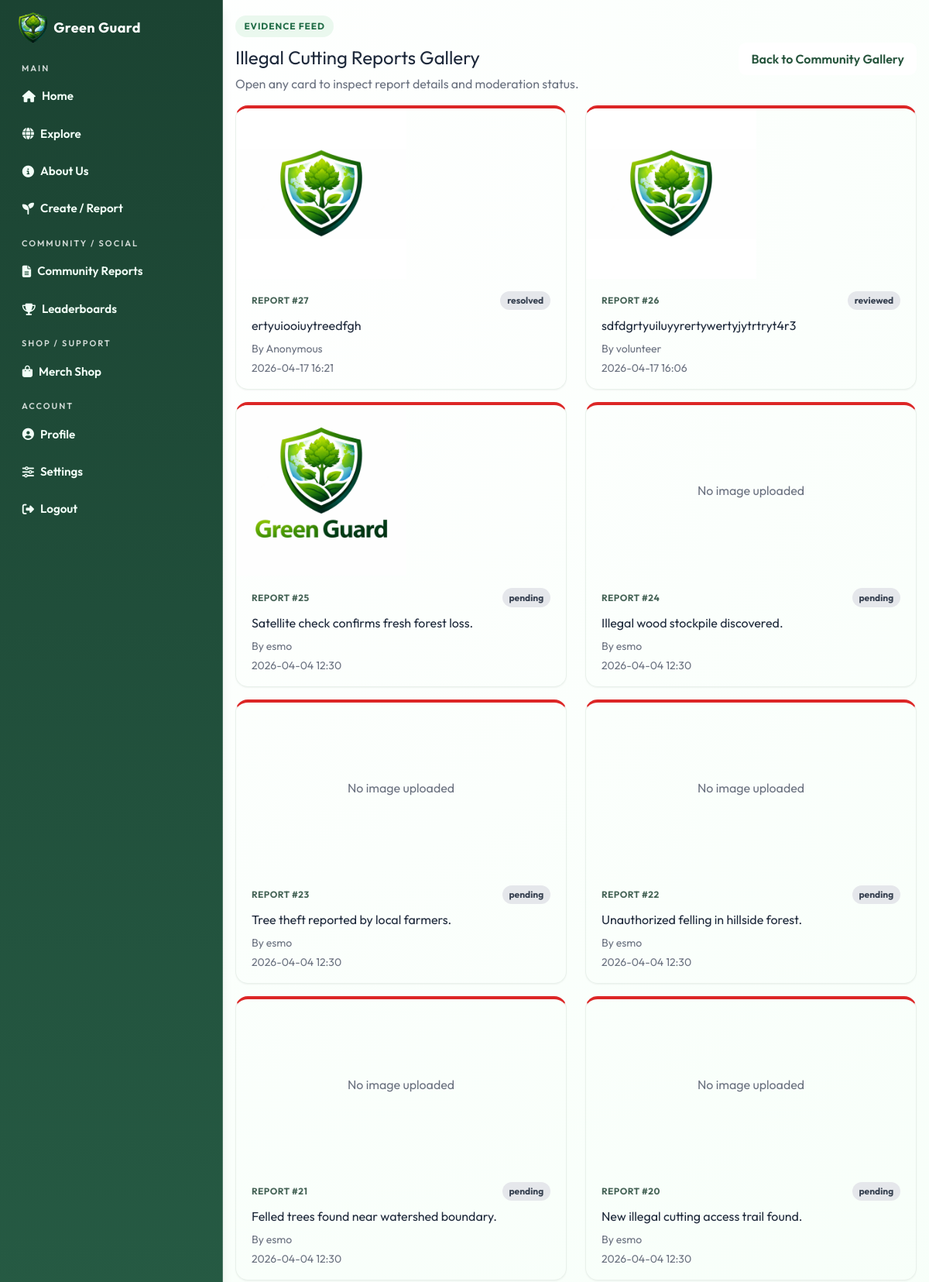
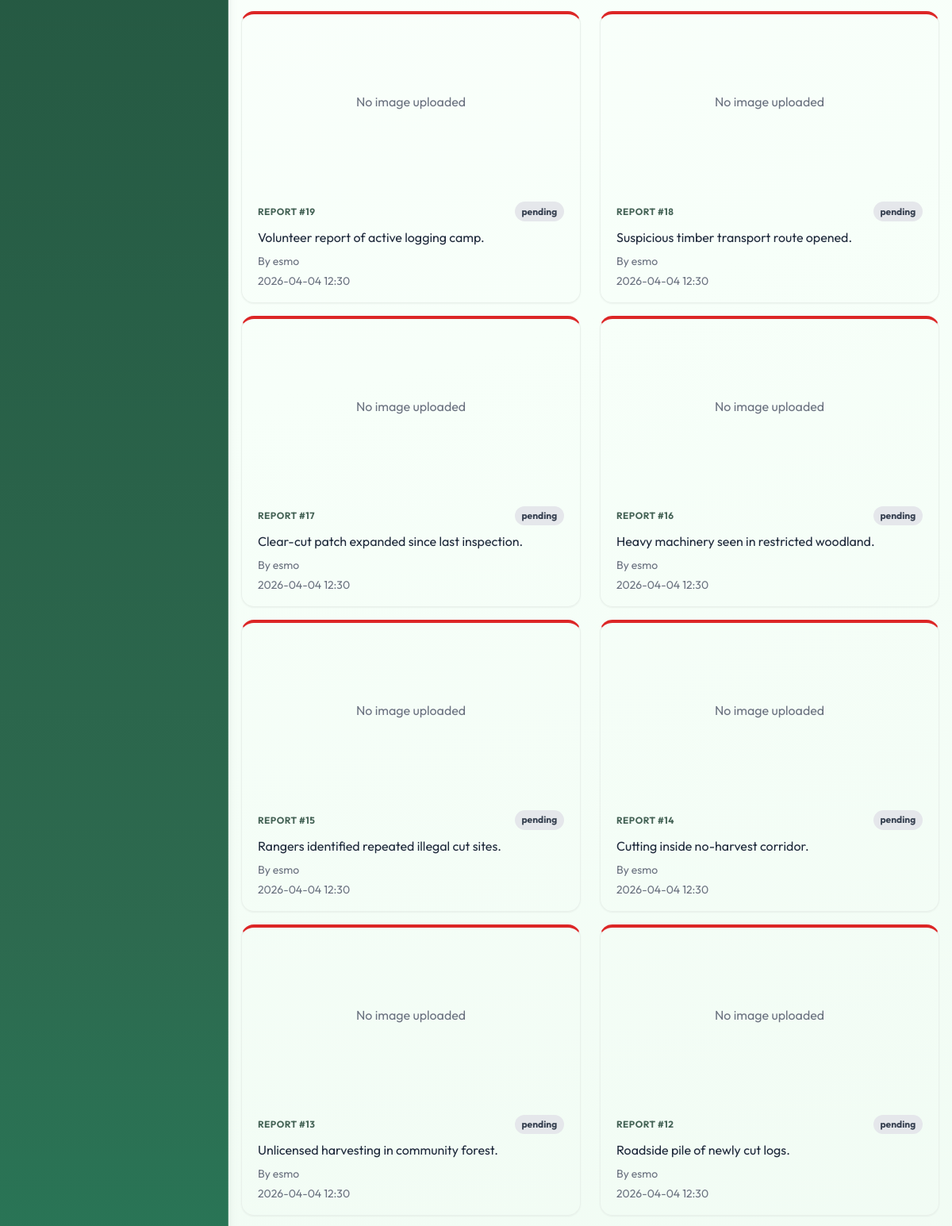
Page /reports/cutting (signed in, upper part) on the committed database (2 pictures, top to bottom).
### models.py (models this page shows)
class CuttingReport(db.Model):
    id = db.Column(db.Integer, primary_key=True)
    description = db.Column(db.Text, nullable=False)
    latitude = db.Column(db.Float, nullable=False)
    longitude = db.Column(db.Float, nullable=False)
    location_text = db.Column(db.String(255))
    image_filename = db.Column(db.String(255))
    is_anonymous = db.Column(db.Boolean, default=False, nullable=False)
    status = db.Column(db.String(30), default="pending", nullable=False)
    created_at = db.Column(
        db.DateTime, default=datetime.utcnow, nullable=False)
    user_id = db.Column(db.Integer, db.ForeignKey("user.id"), nullable=False)

class User(UserMixin, db.Model):
    id = db.Column(db.Integer, primary_key=True)
    username = db.Column(db.String(80), unique=True, nullable=False)
    email = db.Column(db.String(120), unique=True, nullable=False)
    password_hash = db.Column(db.String(255), nullable=False)
    role = db.Column(db.String(30), default="individual", nullable=False)
    is_admin = db.Column(db.Boolean, default=False, nullable=False)
    created_at = db.Column(
        db.DateTime, default=datetime.utcnow, nullable=False)
    tree_records = db.relationship(
        "TreeRecord", backref="user", lazy=True, cascade="all, delete-orphan"
    )
    cutting_reports = db.relationship(
        "CuttingReport", backref="user", lazy=True, cascade="all, delete-orphan"
    )
    volunteer_signups = db.relationship(
        "VolunteerCampaignSignup", backref="user", lazy=True, cascade="all, delete-orphan"
    )
    support_donations = db.relationship(
        "SupportDonation", backref="user", lazy=True, cascade="all, delete-orphan"
    )
    created_campaigns = db.relationship(
        "Campaign", backref="creator", lazy=True, foreign_keys="Campaign.creator_user_id"
    )
    merch_purchases = db.relationship(
        "MerchPurchase", backref="user", lazy=True, cascade="all, delete-orphan"
    )

### routes/reports.py (the view)
@reports_bp.route("/reports/cutting")
def cutting_gallery():
    reports = CuttingReport.query.order_by(
        CuttingReport.created_at.desc()).all()
    return render_template("volunteers/cutting_gallery.html", reports=reports)

### app.py (called while the page is built)
@login_manager.user_loader
def load_user(user_id: str):
    from models import User
    return User.query.get(int(user_id))

### templates/volunteers/cutting_gallery.html (shortened to what this page needs)
{% extends 'base.html' %}
{% block content %}
  <section class="container my-5 gg-report-shell">
    <div class="gg-report-page-head mb-4">
      <div>
        <p class="gg-report-kicker mb-2">Evidence Feed</p>
        <h1 class="h3 mb-1">Illegal Cutting Reports Gallery</h1>
        <p class="text-muted mb-0">Open any card to inspect report details and moderation status.</p>
      </div>
      <a href="{{ url_for('reports.view_reports') }}" class="btn gg-btn-soft mt-3 mt-sm-0">Back to Community Gallery</a>
    </div>
    {% if reports %}
      <div class="row">
        {% for report in reports %}
          <div class="col-md-6 col-lg-4 mb-4">
            <article class="card h-100 shadow-sm gg-gallery-card gg-report-gallery-card gg-report-gallery-danger">
              {% if report.image_filename %}
                <img src="{{ url_for('static', filename='uploads/' ~ report.image_filename) }}" class="card-img-top gg-gallery-thumb" alt="Cutting report image" />
              {% else %}
                <div class="card-img-top gg-gallery-thumb d-flex align-items-center justify-content-center bg-light text-muted">No image uploaded</div>
              {% endif %}
              <div class="card-body">
                <div class="d-flex justify-content-between align-items-center mb-2">
                  <span class="gg-report-mini-label">Report #{{ report.id }}</span>
                  <span class="badge badge-secondary text-uppercase">{{ report.status }}</span>
                </div>
                <p class="mb-2">
                  {{ report.description[:110] }}{% if report.description|length > 110 %}...{% endif %}
                </p>
                <p class="mb-1 small text-muted">By {{ 'Anonymous' if report.is_anonymous else report.user.username }}</p>
                <p class="mb-0 small text-muted">{{ report.created_at.strftime('%Y-%m-%d %H:%M') }}</p>
              </div>
            </article>
          </div>
        {% endfor %}
      </div>
    {% else %}
      <div class="gg-report-empty">No cutting reports yet.</div>
    {% endif %}
  </section>
{% endblock %}

### static/css/style.css (style rules this page uses)
:root { --gg-green-dark: #2f6b47; --gg-green-mid: #5fa07c; --gg-green-soft: #ecf9f0; --gg-earth: #b8a398; --gg-blush: #dff3e5; --gg-sky: #d8efe0; --gg-lemon: #f1f8dc; --gg-text: #223229; --gg-shadow: 0 10px 24px rgba(74, 125, 95, 0.16); }
body { font-family: 'Outfit', sans-serif; background: radial-gradient(circle at 8% 4%, #ffffff 0%, #f7fff9 35%, #eefaf1 70%, #e7f6ea 100%); color: var(--gg-text); }
img, video { max-width: 100%; height: auto; }
.card { border: 1px solid #edf3ee; border-radius: 14px; box-shadow: var(--gg-shadow); }
.gg-gallery-card { border-radius: 16px; overflow: hidden; transition: transform 0.25s ease, box-shadow 0.25s ease; }
.gg-report-shell { animation: gg-fade-up 0.45s ease; }
.gg-report-kicker { display: inline-flex; align-items: center; border-radius: 999px; background: #eaf8ee; color: #1f6b45; font-size: 0.74rem; font-weight: 700; letter-spacing: 0.08em; text-transform: uppercase; padding: 0.32rem 0.72rem; }
.gg-btn-danger, .gg-btn-success, .gg-btn-soft { border: none; border-radius: 10px; padding: 0.55rem 1rem; font-weight: 700; text-decoration: none; }
.gg-btn-soft { border: 1px solid #cadfd1; background: #ffffff; color: #27553d; }
.gg-report-page-head { display: flex; flex-wrap: wrap; align-items: center; justify-content: space-between; gap: 1rem; }
.gg-report-gallery-card { border: 1px solid #e9f1eb; }
.gg-report-gallery-danger { border-top: 4px solid #dc2626; }
.gg-report-mini-label { font-size: 0.74rem; font-weight: 700; color: #466457; letter-spacing: 0.04em; text-transform: uppercase; }
.gg-gallery-thumb { height: 220px; object-fit: cover; }
.btn, .form-control, .custom-select { border-radius: 10px; }
.container { width: 100%; max-width: 1120px; margin-left: auto; margin-right: auto; padding-left: 1rem; padding-right: 1rem; }
.row { display: flex; flex-wrap: wrap; margin-left: -0.75rem; margin-right: -0.75rem; }
[class*="col-"] { width: 100%; padding-left: 0.75rem; padding-right: 0.75rem; }
.col-md-3, .col-md-4, .col-md-5, .col-md-6, .col-md-8, .col-lg-5, .col-lg-8 { width: 100%; }
@media (min-width: 768px) { .col-md-6 { width: 50%; } }
.d-flex { display: flex; }
.align-items-center { align-items: center; }
.justify-content-between { justify-content: space-between; }
.justify-content-center { justify-content: center; }
.text-muted { color: #6b7280; }
.small, small { font-size: 0.875rem; }
.h3 { font-size: 1.5rem; }
.card-header, .card-body { padding: 1rem 1.25rem; }
.btn { display: inline-flex; align-items: center; justify-content: center; gap: 0.35rem; font-weight: 600; border: 1px solid transparent; padding: 0.5rem 0.95rem; cursor: pointer; text-decoration: none; }
.badge { display: inline-block; border-radius: 999px; padding: 0.2rem 0.55rem; font-size: 0.75rem; font-weight: 700; }
.badge-secondary { background: #e5e7eb; color: #374151; }
.shadow-sm { box-shadow: 0 6px 18px rgba(74, 125, 95, 0.12); }
.h-100 { height: 100%; }
.mt-3 { margin-top: 1rem; }
.my-5 { margin-top: 3rem; margin-bottom: 3rem; }
.mb-0 { margin-bottom: 0; }
.mb-1 { margin-bottom: 0.25rem; }
.mb-2 { margin-bottom: 0.5rem; }
.mb-4 { margin-bottom: 1.5rem; }

### rows in the picture
CuttingReport: image_filename (picture), id "27", status "resolved", description "ertyuiooiuytreedfgh", is_anonymous "Anonymous", created_at "2026-04-17 16:21"
CuttingReport: image_filename (picture), id "26", status "reviewed", description "sdfdgrtyuiluyyrertywertyjytrtryt4r3", is_anonymous.username "volunteer", created_at "2026-04-17 16:06"
CuttingReport: image_filename (picture), id "25", status "pending", description "Satellite check confirms fresh forest loss.", is_anonymous.username "esmo", created_at "2026-04-04 12:30"
CuttingReport: shows "No image uploaded", id "24", status "pending", description "Illegal wood stockpile discovered.", is_anonymous.username "esmo", created_at "2026-04-04 12:30"
CuttingReport: shows "No image uploaded", id "23", status "pending", description "Tree theft reported by local farmers.", is_anonymous.username "esmo", created_at "2026-04-04 12:30"
CuttingReport: shows "No image uploaded", id "22", status "pending", description "Unauthorized felling in hillside forest.", is_anonymous.username "esmo", created_at "2026-04-04 12:30"
CuttingReport: shows "No image uploaded", id "21", status "pending", description "Felled trees found near watershed boundary.", is_anonymous.username "esmo", created_at "2026-04-04 12:30"
CuttingReport: shows "No image uploaded", id "20", status "pending", description "New illegal cutting access trail found.", is_anonymous.username "esmo", created_at "2026-04-04 12:30"
CuttingReport: shows "No image uploaded", id "19", status "pending", description "Volunteer report of active logging camp.", is_anonymous.username "esmo", created_at "2026-04-04 12:30"
CuttingReport: shows "No image uploaded", id "18", status "pending", description "Suspicious timber transport route opened.", is_anonymous.username "esmo", created_at "2026-04-04 12:30"
CuttingReport: shows "No image uploaded", id "17", status "pending", description "Clear-cut patch expanded since last inspection.", is_anonymous.username "esmo", created_at "2026-04-04 12:30"
CuttingReport: shows "No image uploaded", id "16", status "pending", description "Heavy machinery seen in restricted woodland.", is_anonymous.username "esmo", created_at "2026-04-04 12:30"
CuttingReport: shows "No image uploaded", id "15", status "pending", description "Rangers identified repeated illegal cut sites.", is_anonymous.username "esmo", created_at "2026-04-04 12:30"
CuttingReport: shows "No image uploaded", id "14", status "pending", description "Cutting inside no-harvest corridor.", is_anonymous.username "esmo", created_at "2026-04-04 12:30"
CuttingReport: shows "No image uploaded", id "13", status "pending", description "Unlicensed harvesting in community forest.", is_anonymous.username "esmo", created_at "2026-04-04 12:30"
CuttingReport: shows "No image uploaded", id "12", status "pending", description "Roadside pile of newly cut logs.", is_anonymous.username "esmo", created_at "2026-04-04 12:30"
